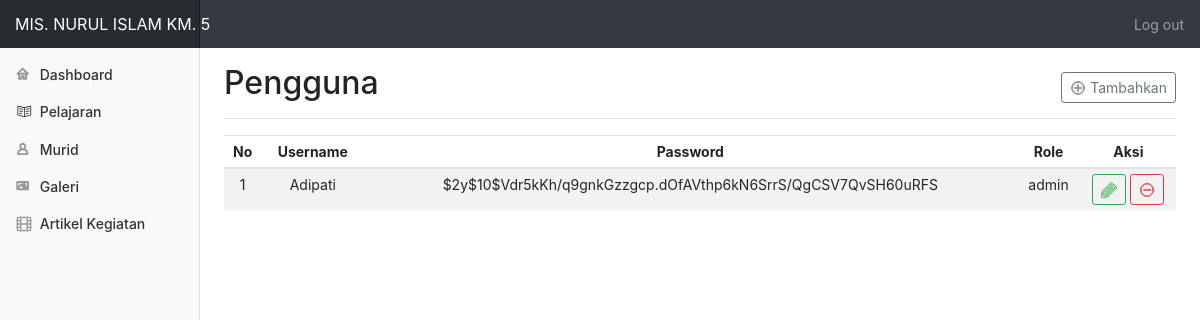
The page /admin/users.php (signed in) on the database as committed earlier.
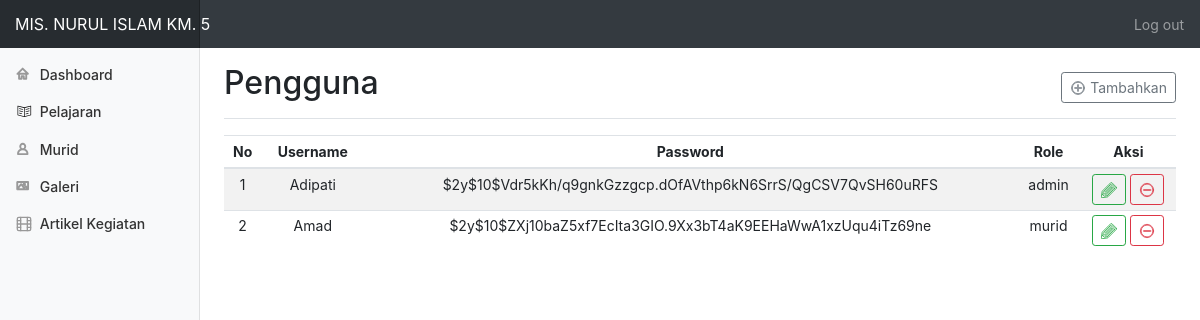
The same page on the database as committed later.
### tables this page shows
CREATE TABLE `users` (
  `id` int(11) NOT NULL,
  `username` varchar(25) NOT NULL,
  `password` varchar(255) NOT NULL,
  `role` varchar(10) NOT NULL
);

### admin/users.php (the view, shortened to what this page needs)
<?php include("header.php") ?>
        <main role="main" class="col-md-9 ml-sm-auto col-lg-10 pt-3 px-4">
          <div class="d-flex justify-content-between flex-wrap flex-md-nowrap align-items-center pb-2 mb-3 border-bottom">
            <h1 class="h2">Pengguna</h1>
            <div class="btn-toolbar mb-2 mb-md-0">
              <a class="btn btn-sm btn-outline-secondary" href="users-add.php">
                Tambahkan
                </a>
            </div>
          </div>
          <?php
            $query = mysqli_query($conn, "SELECT * FROM users");
            $no = 1;
          ?>
          <div class="table-responsive">
            <table class="table table-striped table-sm ">
              <thead>
                <tr>
                  <th class="text-center">No</th>
                  <th class="text-center">Username</th>
                  <th class="text-center">Password</th>
                  <th class="text-center">Role</th>
                  <th class="text-center">Aksi</th>
                </tr>
              </thead>
              <tbody>
                <?php while($row = mysqli_fetch_array($query)): ?>
                    <tr>
                    <td class="text-center"><?=$no++?></td>
                    <td class="text-center"><?=$row['username']?></td>
                    <td class="text-center"><?=$row['password']?></td>
                    <td class="text-center"><?=$row['role']?></td>
                    <td class="text-center" width="10%">
                    <a class="btn btn-sm btn-outline-success" href="users-edit.php?id=<?=$row['id']?>">
                </a>
                    <a class="btn btn-sm btn-outline-danger" onclick="return confirm('Ingin menghapus ?')" href="users-hapus.php?id=<?=$row['id']?>">
                </a>
            </td>
                    </tr>
                <?php endwhile ?>
              </tbody>
            </table>
          </div>
        </main>
      </div>
    </div>
</body>
</html>

Rows that differ between the two databases and show on the page:
added users: username "Amad", password "$2y$10$ZXj10baZ5xf7EcIta3GIO.9Xx3bT4aK9EEHaWwA1xzUqu4iTz69ne", role "murid"
